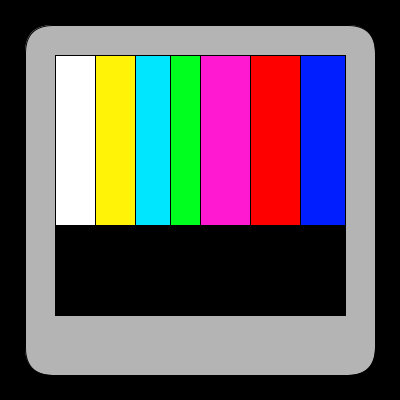
Frame 1 (no input)
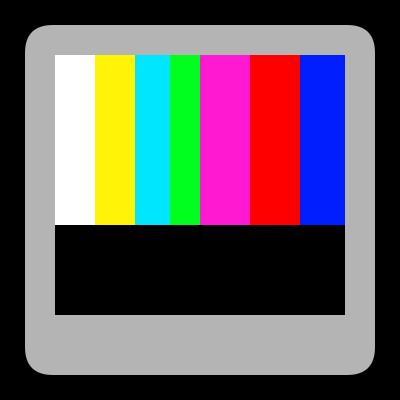
Frame 60 (the mouse pressed at the canvas centre just before this capture)
Frame 120 (the mouse held since frame 60 and released just before this capture): identical to frame 60, image omitted

The Processing sketch that drew these frames (run headless with seeded random() and noise(); from frame 60 on, the mouse is pressed at the canvas centre):

// Processing sketch: sketch_211002a
// ── sketch_211002a.pde
import java.util.concurrent.ThreadLocalRandom;

void setup() {
size(400,400);
}

void draw() {
int min = 1;
int max = 400;
int randomNumber = ThreadLocalRandom.current().nextInt(min, max + 1);
System.out.println(randomNumber);
background(0);
fill(180);
rect(25, 25, 350, 350, 28);
fill(0);
rect(55, 55, 290, 260);
if (randomNumber < 30) {
fill(255 * randomNumber/400,255 * randomNumber/400,255 * randomNumber/400,255 * randomNumber/400); //white
}
else {
fill(255,255,255,255);
}
rect(55,55,40,170);
if (randomNumber < 30) {
fill(255 * randomNumber/400,243 * randomNumber/400,8 * randomNumber/400,255 * randomNumber/400); //yellow
}
else {
fill(255,243,8,255);
}
rect(95,55,40,170);
if (randomNumber < 30) {
fill(0 * randomNumber/400,230 * randomNumber/400,255 * randomNumber/400,255 * randomNumber/400); //cyan
}
else {
fill(0,230,255,255);
}
rect(135,55,35,170);
if (randomNumber < 30) {
fill(0 * randomNumber/400,255 * randomNumber/400,30 * randomNumber/400,255 * randomNumber/400); //green
}
else {
fill(0,255,30,255);
}
rect(170,55,30,170);
if (randomNumber < 30) {
fill(255 * randomNumber/400,25 * randomNumber/400,209 * randomNumber/400,255 * randomNumber/400); //pink
}
else {
fill(255,25,209,255);
}
rect(200,55,50,170);
if (randomNumber < 30) {
fill(255 * randomNumber/400,0 * randomNumber/400,0 * randomNumber/400,255 * randomNumber/400); //red
}
else {
fill(255,0,0,255);
}
rect(250,55,50,170);
if (randomNumber < 30) {
fill(0 * randomNumber/400,30 * randomNumber/400,255 * randomNumber/400,255 * randomNumber/400); //blue
}
else {
fill(0,30,255,255);
}
if (randomNumber < 30) {
fill(0 * randomNumber/400,30 * randomNumber/400,255 * randomNumber/400,255 * randomNumber/400); //blue
}
else {
fill(0,30,255,255);
}
rect(300,55,45,170);





noStroke();

}
